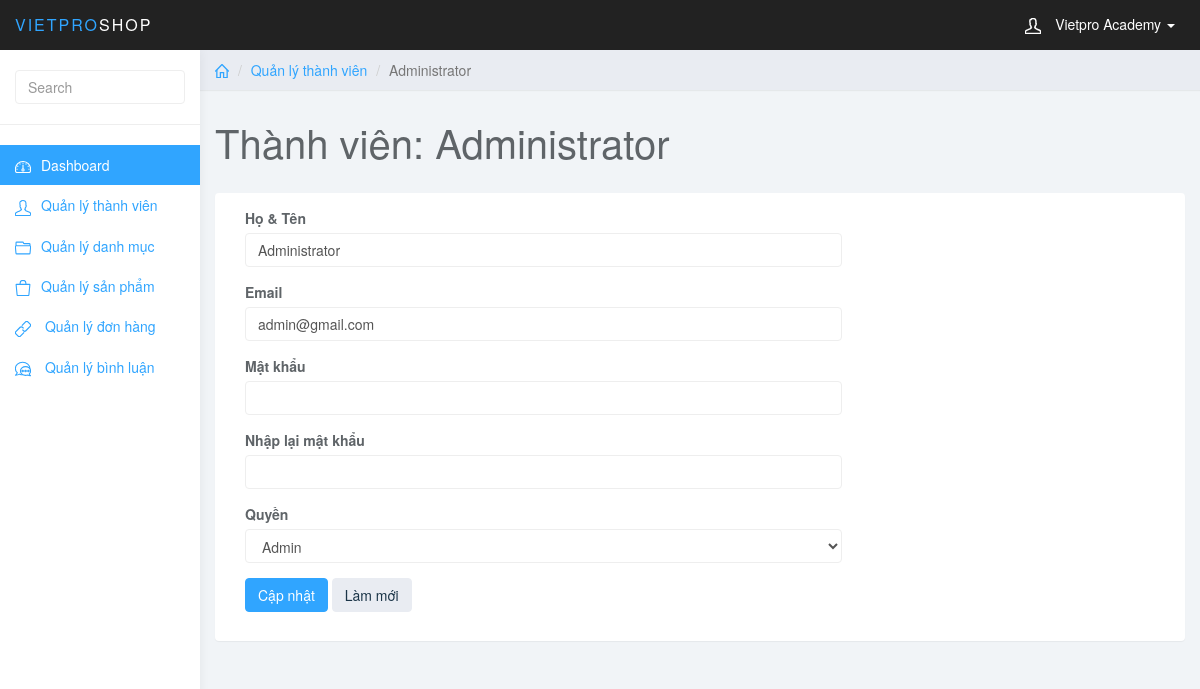
/admin/index.php?page_layout=edit_user&user_id=2 (signed in), run on the app's committed database.
### tables this page shows
CREATE TABLE `user` (
  `user_id` int(11) NOT NULL,
  `user_full` varchar(255) NOT NULL,
  `user_mail` varchar(255) NOT NULL,
  `user_pass` varchar(255) NOT NULL,
  `user_level` int(1) NOT NULL
);

### admin/edit_user.php (the view, shortened to what this page needs)
    <?php
    $user_id = $_GET["user_id"];
    $sql = "SELECT * FROM user
            WHERE user_id = $user_id
    ";
    $query = mysqli_query($conn, $sql);
    $row = mysqli_fetch_array($query);
    ?>
	<div class="col-sm-9 col-sm-offset-3 col-lg-10 col-lg-offset-2 main">
		<div class="row">
			<ol class="breadcrumb">
                <li><a href="index.php"><svg class="glyph stroked home"><use xlink:href="#stroked-home"></use></svg></a></li>
                <li><a href="">Quản lý thành viên</a></li>
				<li class="active"><?php echo $row["user_full"]; ?></li>
			</ol>
		</div>
		<div class="row">
			<div class="col-lg-12">
				<h1 class="page-header">Thành viên: <?php echo $row["user_full"]; ?></h1>
			</div>
        </div>
        <div class="row">
                <div class="col-lg-12">
                    <div class="panel panel-default">
                        <div class="panel-body">
                            <div class="col-md-8">
                            <form role="form" method="post">
                                <div class="form-group">
                                    <label>Họ & Tên</label>
                                    <input type="text" name="user_full" required class="form-control" value="<?php echo $row["user_full"]; ?>" placeholder="">
                                </div>
                                <div class="form-group">
                                    <label>Email</label>
                                    <input type="text" name="user_mail" required value="<?php echo $row["user_mail"]; ?>" class="form-control">
                                </div>
                                <div class="form-group">
                                    <label>Mật khẩu</label>
                                    <input type="password" name="user_pass" required  class="form-control">
                                </div>
                                <div class="form-group">
                                    <label>Nhập lại mật khẩu</label>
                                    <input type="password" name="user_re_pass" required  class="form-control">
                                </div>
                                <div class="form-group">
                                    <label>Quyền</label>
                                    <select name="user_level" class="form-control">
                                        <option value=1 <?php if($row["user_level"] == 1){echo "selected";} ?>>Admin</option>
                                    </select>
                                </div>
                                <button type="submit" name="sbm" class="btn btn-primary">Cập nhật</button>
                                <button type="reset" class="btn btn-default">Làm mới</button>
                            </div>
                        </div>
                    </div>
                </div>
            </div>
	</div>
</body>
</html>

### admin/admin.php (shortened to what this page needs)
<!DOCTYPE html>
<html>
<head>
	<link href="css/bootstrap.min.css" rel="stylesheet">
	<link href="css/datepicker3.css" rel="stylesheet">
	<link href="css/bootstrap-table.css" rel="stylesheet">
	<link href="css/styles.css" rel="stylesheet">
</head>
<body>
	<nav class="navbar navbar-inverse navbar-fixed-top" role="navigation">
		<div class="container-fluid">
			<div class="navbar-header">
				<a class="navbar-brand" href="#"><span>Vietpro</span>Shop</a>
				<ul class="user-menu">
					<li class="dropdown pull-right">
						<a href="#" class="dropdown-toggle" data-toggle="dropdown"><svg class="glyph stroked male-user">
								<use xlink:href="#stroked-male-user"></use>
							</svg>
							<?php
							$mail = $_SESSION['users']['mail'];
							$sql = "SELECT * FROM user WHERE user_mail LIKE '$mail'";
							$query = mysqli_query($conn, $sql);
							while($row = mysqli_fetch_array($query)){
								echo $row['user_full'];
							?>  <span class="caret"></span></a>
							<li><a href="index.php?page_layout=edit_user&user_id=<?php echo $row["user_id"]; }?>"> Hồ sơ</a></li>
					</li>
				</ul>
			</div>
		</div>
	</nav>
	<div id="sidebar-collapse" class="col-sm-3 col-lg-2 sidebar">
		<form role="search">
			<div class="form-group">
				<input type="text" class="form-control" placeholder="Search">
			</div>
		</form>
		<ul class="nav menu">
			<li class="active"><a href="index.php"><svg class="glyph stroked dashboard-dial">
						<use xlink:href="#stroked-dashboard-dial"></use>
					</svg>Dashboard</a></li>
			<li><a href="?page_layout=user"><svg class="glyph stroked male user ">
						<use xlink:href="#stroked-male-user" /></svg>Quản lý thành viên</a></li>
			<li><a href="?page_layout=category"><svg class="glyph stroked open folder">
						<use xlink:href="#stroked-open-folder" /></svg>Quản lý danh mục</a></li>
			<li><a href="?page_layout=product"><svg class="glyph stroked bag">
						<use xlink:href="#stroked-bag"></use>
					</svg>Quản lý sản phẩm</a></li>
			<li><a href="index.php"><svg class="glyph stroked chain">
						<use xlink:href="#stroked-chain" /></svg> Quản lý đơn hàng</a></li>
			<li><a href="?page_layout=comment"><svg class="glyph stroked two messages">
						<use xlink:href="#stroked-two-messages" /></svg> Quản lý bình luận</a></li>
		</ul>
	</div>
	<?php
	if (isset($_GET["page_layout"])) {
		switch ($_GET["page_layout"]) {
			case "edit_user":
				include_once("edit_user.php");
				break;
		}
	} else {
		include_once("dashboard.php");
	}
	?>
</body>
</html>

### admin/css/styles.css (style rules this page uses)
body { background: #f1f4f7; padding-top: 50px; color: #5f6468; }
a, a:hover, a:focus { color: #30a5ff; }
h1, h2, h3, h4, h5, h6 { color: #5f6468; }
h1 { font-weight: 300; font-size: 40px; }
.form-control { border: 1px solid #eee; box-shadow: none; }
.navbar-header .navbar-brand { color: #fff; font-size: 16px; text-transform: uppercase; font-weight: 500; letter-spacing: 2px; }
.navbar-header .navbar-brand span { color: #30a5ff; }
.btn-default, .btn-default:hover, .btn-default:focus, .btn-default:active, .btn-default.active, .open > .dropdown-toggle.btn-default, .btn-default.disabled, .btn-default[disabled], fieldset[disabled] .btn-default, .btn-default.disabled:hover, .btn-default[disabled]:hover, fieldset[disabled] .btn-default:hover, .btn-default.disabled:focus, .btn-default[disabled]:focus, fieldset[disabled] .btn-default:focus, .btn-default.disabled:active, .btn-default[disabled]:active, fieldset[disabled] .btn-default:active, .btn-default.disabled.active, .btn-default[disabled].active, fieldset[disabled] .btn-default.active { background-color: #e9ecf2; border-color: #e9ecf2; color: #1b3548; }
.btn-primary, .btn-primary:hover, .btn-primary:focus, .btn-primary:active, .btn-primary.active, .open > .dropdown-toggle.btn-primary, .btn-primary.disabled, .btn-primary[disabled], fieldset[disabled] .btn-primary, .btn-primary.disabled:hover, .btn-primary[disabled]:hover, fieldset[disabled] .btn-primary:hover, .btn-primary.disabled:focus, .btn-primary[disabled]:focus, fieldset[disabled] .btn-primary:focus, .btn-primary.disabled:active, .btn-primary[disabled]:active, fieldset[disabled] .btn-primary:active, .btn-primary.disabled.active, .btn-primary[disabled].active, fieldset[disabled] .btn-primary.active { background-color: #30a5ff; border-color: #30a5ff; }
.panel { border: 0; }
.navbar { border: 0; }
.user-menu { display: inline-block; margin-top: 14px; margin-right: 10px; float: right; list-style: none; padding: 0; }
.user-menu a { color: #fff; }
.sidebar { display: block; background-color: #fff; padding: 0; display: none; }
.sidebar form { padding: 20px 15px 5px 15px; border-bottom: 1px solid #eee; margin-bottom: 20px; }
@media (min-width: 768px) { .sidebar { display: block; position: fixed; top: 50px; bottom: 0; left: 0; z-index: 1000; display: block; margin: 0; padding: 0; overflow-x: hidden; overflow-y: auto; background-color: #fff; box-shadow: 1px 0px 10px rgba(0, 0, 0, .05); } }
@media (min-width: 768px) { .navbar-header { width: 100%; } }
.sidebar ul.nav .active a, .sidebar ul.nav li.parent a.active, .sidebar ul.nav .active > a:hover, .sidebar ul.nav li.parent a.active:hover, .sidebar ul.nav .active > a:focus, .sidebar ul.nav li.parent a.active:focus { color: #fff; background-color: #30a5ff; }
.breadcrumb { border-radius: 0; padding: 10px 15px; background: #e9ecf2; box-shadow: 0 1px 1px rgba(0, 0, 0, .05); margin: 0 ; }
h1.page-header { margin-top: 30px; border-bottom: 0; }
.sidebar .glyph, .user-menu .glyph { height: 16px; width: 16px; margin: 0 10px 0 0; stroke-width: 3px; }
.user-menu .glyph { stroke-width: 4px; }
.breadcrumb .glyph { height: 14px; width: 14px; margin: -2px 0 0 0; stroke-width: 4px; }

### data on the page
user: user_full "Vietpro Academy"
user: user_full "Administrator", user_mail "admin@gmail.com", user_level "Admin"
